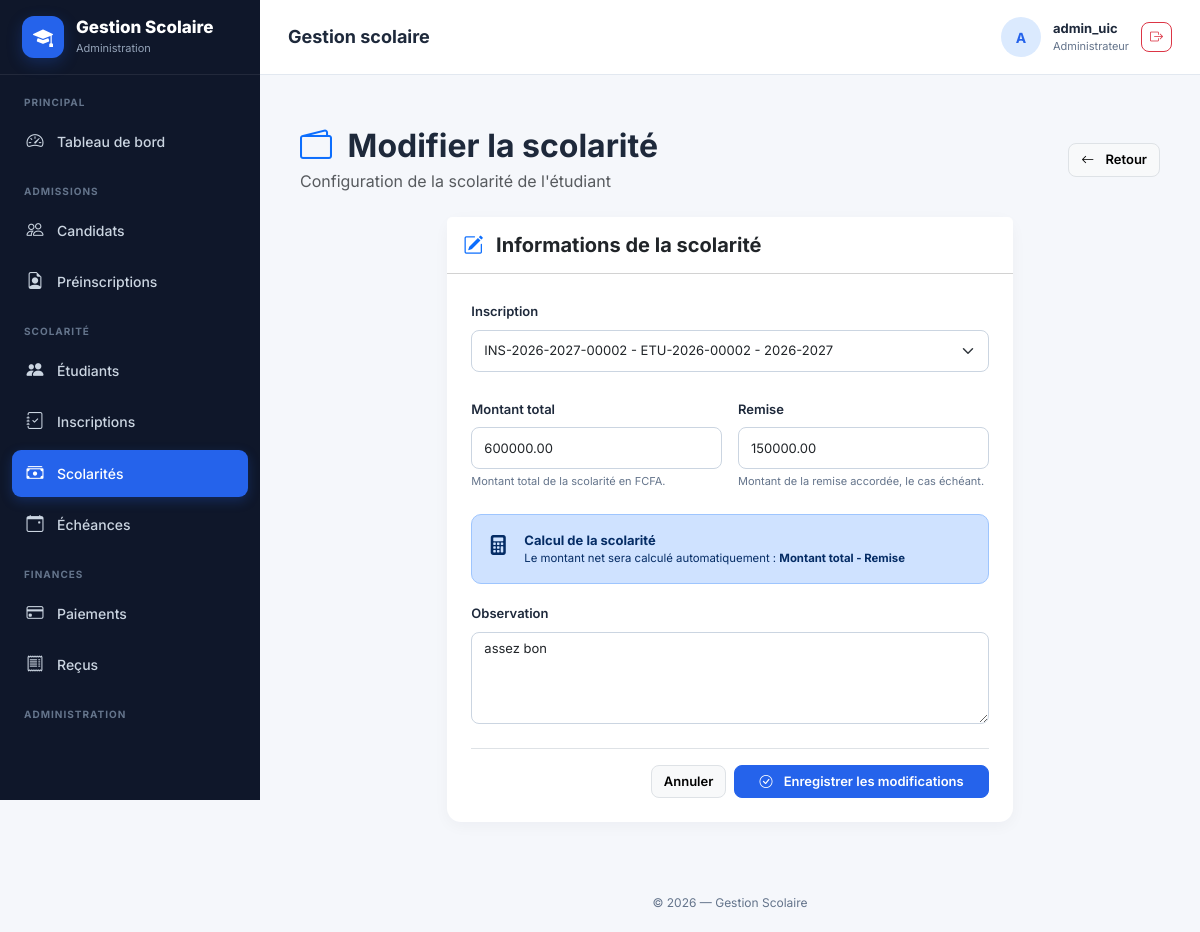
The app's page /scolarites/2/modifier/ (signed in) with its own data.
### gestion/models.py (models this page shows, shortened)
class Scolarite(models.Model):
    STATUT_CHOICES = [
        ("NON_PAYEE", "Non payée"),
        ("PARTIELLEMENT_PAYEE", "Partiellement payée"),
        ("SOLDEE", "Soldée"),
    ]
    inscription = models.OneToOneField(
        Inscription,
        on_delete=models.PROTECT,
        related_name="scolarite"
    )
    montant_total = models.DecimalField(
        max_digits=12,
        decimal_places=2
    )
    remise = models.DecimalField(
        max_digits=12,
        decimal_places=2,
        default=0
    )
    montant_net = models.DecimalField(
        max_digits=12,
        decimal_places=2,
        editable=False
    )
    montant_paye = models.DecimalField(
        max_digits=12,
        decimal_places=2,
        default=0,
        editable=False
    )
    reste_a_payer = models.DecimalField(
        max_digits=12,
        decimal_places=2,
        default=0,
        editable=False
    )
    statut = models.CharField(
        max_length=30,
        choices=STATUT_CHOICES,
        default="NON_PAYEE"
    )
    date_creation = models.DateTimeField(
        auto_now_add=True
    )
    date_modification = models.DateTimeField(
        auto_now=True
    )
    observation = models.TextField(
        blank=True
    )
    class Meta:
        verbose_name = "Scolarité"
        verbose_name_plural = "Scolarités"
        ordering = ["-date_creation"]

### gestion/views.py (the view)
@login_required
def scolarite_update(request, pk):
    scolarite = get_object_or_404(
        Scolarite,
        pk=pk
    )
    if request.method == "POST":
        form = ScolariteForm(
            request.POST,
            instance=scolarite
        )
        if form.is_valid():
            scolarite = form.save()
            messages.success(
                request,
                "La scolarité a été modifiée avec succès."
            )
            return redirect(
                "gestion:scolarite_detail",
                pk=scolarite.pk
            )
    else:
        form = ScolariteForm(
            instance=scolarite
        )
    return render(
        request,
        "gestion/scolarites/form.html",
        {
            "form": form,
            "titre": "Modifier la scolarité",
            "bouton": "Enregistrer les modifications",
            "scolarite": scolarite,
        }
    )

### gestion/templates/gestion/scolarites/form.html (shortened to what this page needs)
{% extends "gestion/base.html" %}
{% block content %}
<div class="container-fluid py-4">
    <div class="d-flex flex-wrap justify-content-between align-items-center gap-3 mb-4">
        <div>
            <h2 class="fw-bold mb-1">
                <i class="bi bi-wallet2 me-2 text-primary"></i>
                {{ titre }}
            </h2>
            <p class="text-muted mb-0">
                Configuration de la scolarité de l'étudiant
            </p>
        </div>
        <a href="{% url 'gestion:scolarites_liste' %}"
           class="btn btn-light border">
            <i class="bi bi-arrow-left me-2"></i>
            Retour
        </a>
    </div>
    <div class="row justify-content-center">
        <div class="col-xl-8 col-lg-10">
            <div class="card border-0 shadow-sm">
                <div class="card-header bg-white py-3">
                    <h5 class="fw-bold mb-0">
                        <i class="bi bi-pencil-square me-2 text-primary"></i>
                        Informations de la scolarité
                    </h5>
                </div>
                <div class="card-body p-4">
                    <form method="post">
                        <div class="mb-4">
                            <label
                                for="{{ form.inscription.id_for_label }}"
                                class="form-label fw-semibold"
                            >
                                {{ form.inscription.label }}
                            </label>
                            {{ form.inscription }}
                        </div>
                        <div class="row g-3">
                            <div class="col-md-6">
                                <label
                                    for="{{ form.montant_total.id_for_label }}"
                                    class="form-label fw-semibold"
                                >
                                    {{ form.montant_total.label }}
                                </label>
                                {{ form.montant_total }}
                                {% if form.montant_total.help_text %}
                                    <div class="form-text">
                                        {{ form.montant_total.help_text }}
                                    </div>
                                {% endif %}
                            </div>
                            <div class="col-md-6">
                                <label
                                    for="{{ form.remise.id_for_label }}"
                                    class="form-label fw-semibold"
                                >
                                    {{ form.remise.label }}
                                </label>
                                {{ form.remise }}
                                {% if form.remise.help_text %}
                                    <div class="form-text">
                                        {{ form.remise.help_text }}
                                    </div>
                                {% endif %}
                            </div>
                        </div>
                        <div class="alert alert-primary mt-4">
                            <div class="d-flex">
                                <i class="bi bi-calculator-fill fs-5 me-3"></i>
                                <div>
                                    <div class="fw-bold">
                                        Calcul de la scolarité
                                    </div>
                                    <div class="small">
                                        Le montant net sera calculé automatiquement :
                                        <strong>
                                            Montant total - Remise
                                        </strong>
                                    </div>
                                </div>
                            </div>
                        </div>
                        <div class="mb-4">
                            <label
                                for="{{ form.observation.id_for_label }}"
                                class="form-label fw-semibold"
                            >
                                {{ form.observation.label }}
                            </label>
                            {{ form.observation }}
                        </div>
                        <div class="d-flex justify-content-end gap-2 pt-3 border-top">
                            <a
                                href="{% url 'gestion:scolarites_liste' %}"
                                class="btn btn-light border"
                            >
                                Annuler
                            </a>
                            <button
                                type="submit"
                                class="btn btn-primary px-4"
                            >
                                <i class="bi bi-check-circle me-2"></i>
                                {{ bouton }}
                            </button>
                        </div>
                    </form>
                </div>
            </div>
        </div>
    </div>
</div>
{% endblock %}

### gestion/templates/gestion/base.html (shortened to what this page needs)
{% load static %}
<!DOCTYPE html>
<html lang="fr">
<head>
    <link
        href="https://cdn.jsdelivr.net/npm/bootstrap@5.3.3/dist/css/bootstrap.min.css"
        rel="stylesheet"
    >
    <link
        rel="stylesheet"
        href="https://cdn.jsdelivr.net/npm/bootstrap-icons@1.11.3/font/bootstrap-icons.min.css"
    >
</head>
<body>
<aside
    class="sidebar"
    id="sidebar"
>
    <div class="sidebar-brand">
        <div class="brand-icon">
            <i class="bi bi-mortarboard-fill"></i>
        </div>
        <div>
            <div class="brand-title">
                Gestion Scolaire
            </div>
            <div class="brand-subtitle">
                Administration
            </div>
        </div>
    </div>
    <div class="sidebar-menu">
        <div class="menu-title">
            Principal
        </div>
        <a
            href="{% url 'gestion:dashboard' %}"
            class="menu-link
            "
        >
            <i class="bi bi-speedometer2"></i>
            <span>
                Tableau de bord
            </span>
        </a>
        <div class="menu-title">
            Admissions
        </div>
        <a
            href="{% url 'gestion:candidats_liste' %}"
            class="menu-link
            "
        >
            <i class="bi bi-people"></i>
            <span>
                Candidats
            </span>
        </a>
        <a
            href="{% url 'gestion:preinscription_liste' %}"
            class="menu-link
            "
        >
            <i class="bi bi-file-earmark-person"></i>
            <span>
                Préinscriptions
            </span>
        </a>
        <div class="menu-title">
            Scolarité
        </div>
        <a
            href="{% url 'gestion:etudiants_liste' %}"
            class="menu-link
            "
        >
            <i class="bi bi-people-fill"></i>
            <span>
                Étudiants
            </span>
        </a>
        <a
            href="{% url 'gestion:inscriptions_liste' %}"
            class="menu-link
            "
        >
            <i class="bi bi-journal-check"></i>
            <span>
                Inscriptions
            </span>
        </a>
        <a
            href="{% url 'gestion:scolarites_liste' %}"
            class="menu-link
            {% if 'scolarite' in request.resolver_match.url_name %}
                active
            {% endif %}"
        >
            <i class="bi bi-cash-stack"></i>
            <span>
                Scolarités
            </span>
        </a>
        <a
            href="{% url 'gestion:echeances_liste' %}"
            class="menu-link
            "
        >
            <i class="bi bi-calendar-event"></i>
            <span>
                Échéances
            </span>
        </a>
        <div class="menu-title">
            Finances
        </div>
        <a
            href="{% url 'gestion:paiements_liste' %}"
            class="menu-link
            "
        >
            <i class="bi bi-credit-card"></i>
            <span>
                Paiements
            </span>
        </a>
        <a
            href="{% url 'gestion:recus_liste' %}"
            class="menu-link
            "
        >
            <i class="bi bi-receipt"></i>
            <span>
                Reçus
            </span>
        </a>
        <div class="menu-title">
            Administration
        </div>
    </div>
</aside>
<div class="main-wrapper">
    <header class="topbar">
        <div class="topbar-left">
            <div>
                <h1 class="page-title">
                    {% block page_title %}
                        Gestion scolaire
                    {% endblock %}
                </h1>
            </div>
        </div>
        <div class="user-area">
            <div class="user-avatar">
                {% if request.user.is_authenticated %}
                    {{ request.user.username|first|upper }}
                {% else %}
                    <i class="bi bi-person"></i>
                {% endif %}
            </div>
            <div class="user-info">
                {% if request.user.is_authenticated %}
                    <div class="user-name">
                        {% if request.user.get_full_name %}
                            {{ request.user.get_full_name }}
                        {% else %}
                            {{ request.user.username }}
                        {% endif %}
                    </div>
                    <div class="user-role">
                        {% if request.user.is_superuser %}
                            Administrateur
                        {% else %}
                            Gestionnaire
                        {% endif %}
                    </div>
                {% endif %}
            </div>
     {% if request.user.is_authenticated %}
    <form
        method="post"
        action="{% url 'logout' %}"
        class="d-inline"
    >
        <button
            type="submit"
            class="btn btn-sm btn-outline-danger"
            title="Déconnexion"
        >
            <i class="bi bi-box-arrow-right"></i>
        </button>
    </form>
{% endif %}
        </div>
    </header>
    <main class="content-wrapper">
        {% block content %}
        {% endblock %}
    </main>
    <footer class="footer">
        © {% now "Y" %} — Gestion Scolaire
    </footer>
</div>
</body>
</html>

### records on screen
Scolarite: inscription "INS-2026-2027-00002 - ETU-2026-00002 - 2026-2027", montant_total "600000.00", remise "150000.00", observation "assez bon"

### other values on screen
{{ request.user.username|first|upper }} "A"
{{ request.user.username }} "admin_uic"
{{ titre }} "Modifier la scolarité"
{{ bouton }} "Enregistrer les modifications"
